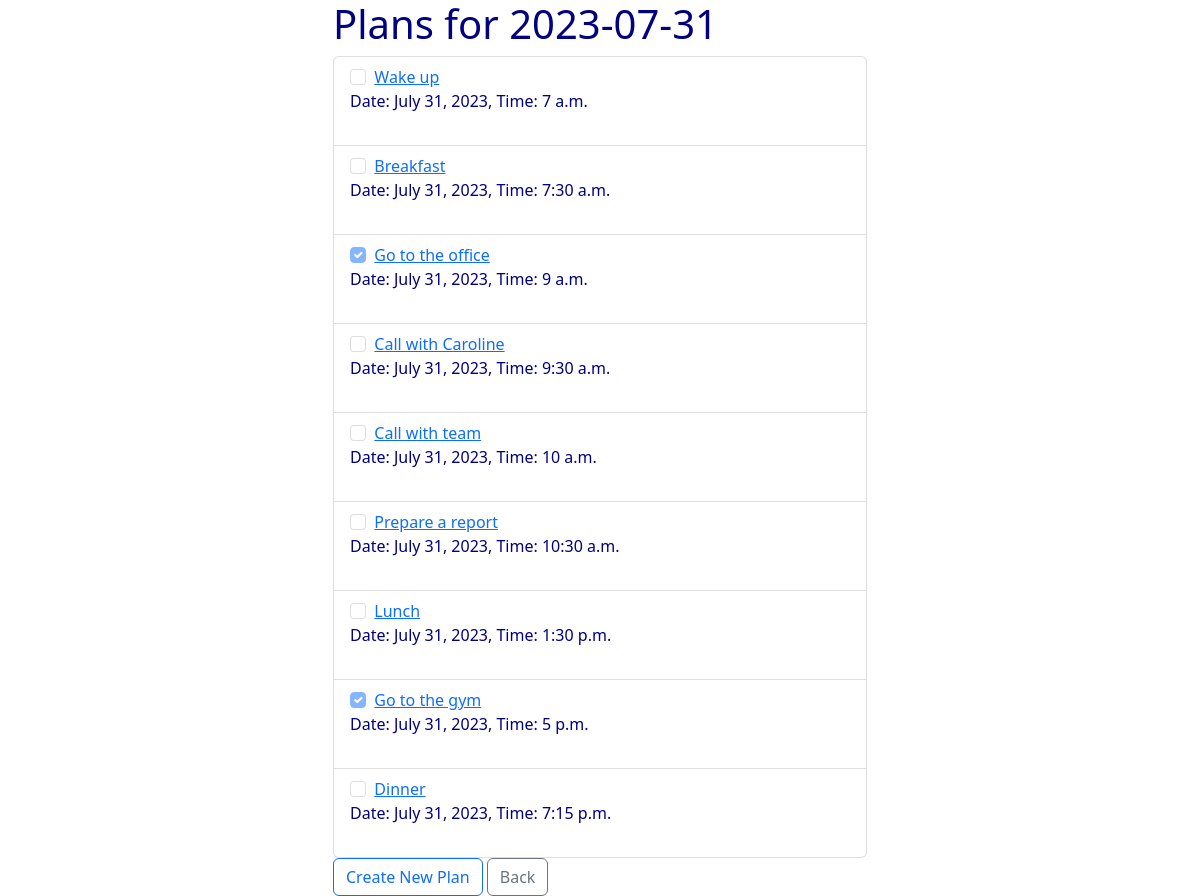
The app's page /daily_plans_by_date/2023-07-31/ with its own data.
### blog/models.py (models this page shows)
class DailyPlan(models.Model):
    plan_name = models.CharField(max_length=100)
    plan_description = models.TextField()
    plan_date = models.DateField()
    plan_time = models.TimeField()
    completed = models.BooleanField(default=False)

### blog/views.py (the view)
# urls.py: path('daily_plans_by_date/<str:date>/', views.daily_plans_by_date, name='daily_plans_by_date'),
def daily_plans_by_date(request, date):
    plans_for_date = DailyPlan.objects.filter(plan_date=date)
    context = {
        'plans_for_date': plans_for_date,
        'selected_date': date,
    }
    return render(request, 'daily_plans_by_date.html', context)

### blog/templates/daily_plans_by_date.html (shortened to what this page needs)
{% extends 'base.html' %}
{% block content %}
    <div class="container">
        <div class="row">
            <div class="col-md-6 mx-auto">
                <h1 style="color:navy; text-align: left">Plans for {{ selected_date }}</h1>
                <ul class="list-group">
                    {% for plan in plans_for_date %}
                        <li class="list-group-item">
                            <input type="checkbox" class="form-check-input" id="completedCheckbox{{ plan.id }}" {% if plan.completed %}checked{% endif %} disabled>
                            <a href="{% url 'blog:view_daily_plan' plan_id=plan.id %}">{{ plan.plan_name }}</a>
                            <br>
                            <div style="color: navy">
                                Date: {{ plan.plan_date }}, Time: {{ plan.plan_time }}
                            </div>
                                <br>
                        </li>
                    {% endfor %}
                </ul>
                <a href="{% url 'blog:create_daily_plan' %}" class="btn btn-outline-primary">Create New Plan</a>
                 <a href="{% url 'blog:list_daily_plans' %}" class="btn btn-outline-secondary">Back</a>
            </div>
        </div>
    </div>
{% endblock content %}

### blog/templates/base.html (shortened to what this page needs)
{% load static %}
<!DOCTYPE html>
<html lang="en">
<head>
    <link rel="stylesheet" href="https://cdn.jsdelivr.net/npm/bootstrap@5.2.3/dist/css/bootstrap.min.css">
    <link rel="stylesheet" href="{% static 'css/base.css' %}">
</head>
<body>
    <div class="container">
        {% block content %}{% endblock content %}
    </div>
</body>
</html>

### records on screen
DailyPlan: plan_name "Wake up", plan_date "July 31, 2023", plan_time "7 a.m."
DailyPlan: plan_name "Breakfast", plan_date "July 31, 2023", plan_time "7:30 a.m."
DailyPlan: completed "☑", plan_name "Go to the office", plan_date "July 31, 2023", plan_time "9 a.m."
DailyPlan: plan_name "Call with Caroline", plan_date "July 31, 2023", plan_time "9:30 a.m."
DailyPlan: plan_name "Call with team", plan_date "July 31, 2023", plan_time "10 a.m."
DailyPlan: plan_name "Prepare a report", plan_date "July 31, 2023", plan_time "10:30 a.m."
DailyPlan: plan_name "Lunch", plan_date "July 31, 2023", plan_time "1:30 p.m."
DailyPlan: completed "☑", plan_name "Go to the gym", plan_date "July 31, 2023", plan_time "5 p.m."
DailyPlan: plan_name "Dinner", plan_date "July 31, 2023", plan_time "7:15 p.m."
